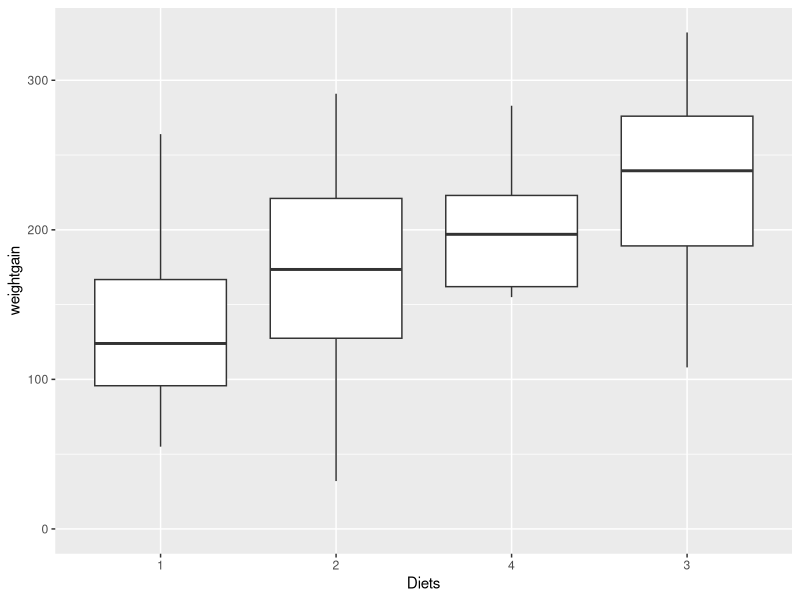
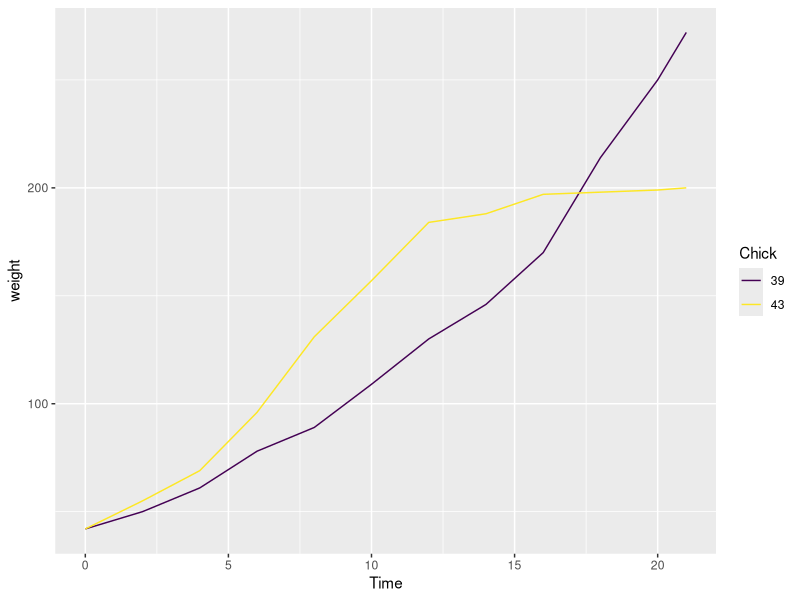
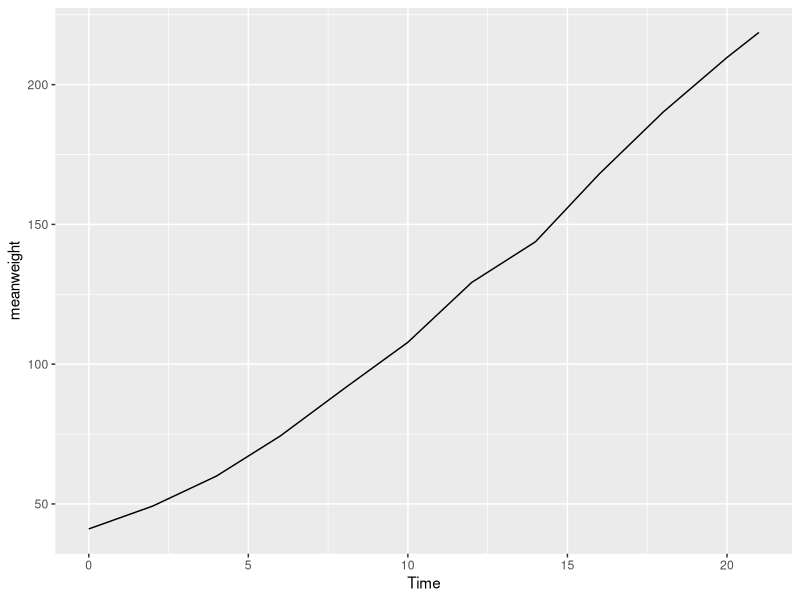
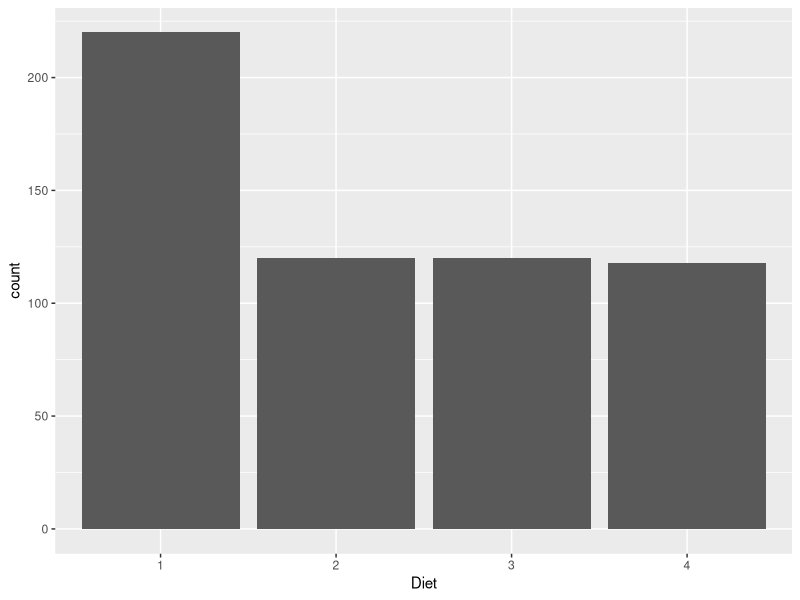
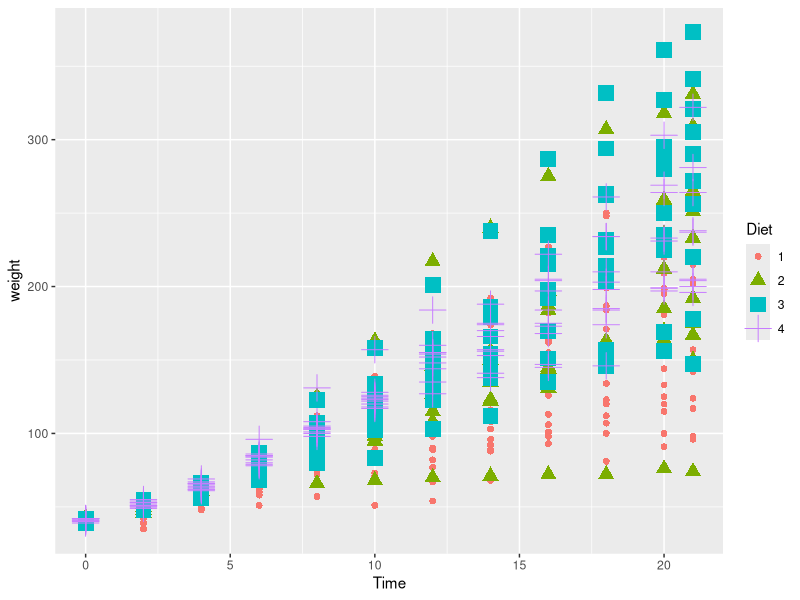

Recreate these plots in R, in order.
## ---- chunk 1
chooseCRANmirror(graphics=FALSE, ind=1)
knitr::opts_chunk$set(echo = TRUE)
## ---- chunk 2
install.packages("dplyr")
library(datasets)
library(dplyr)
## ---- chunk 3
weight0 <- ChickWeight %>%
  group_by(Diet) %>%
  summarise (n = n(), mean = mean(weight), sd = sd(weight)) %>%
  mutate(freq = n / sum(n), mean = mean, std = sd)
weight0
## ---- chunk 4
df <- ChickWeight %>%
  group_by(Chick) %>%
  summarise (n = n())
#df1 <- df[df[,'n'] >= 12,]
df1 <- dplyr::filter(df, n >= 12)
chicks <- df1$Chick
complete <- dplyr::filter(ChickWeight, Chick %in% chicks)
head(complete,3)
## ---- chunk 5
ChickWeight <- ChickWeight %>%
  group_by(Chick) %>%
  mutate(weightgain = weight - weight[Time == 0])
head(ChickWeight,3)
## ---- chunk 6
library("ggplot2")
data1 <- dplyr::filter(ChickWeight, Time == 21)
ggplot(data1, aes(x=reorder(Diet,weightgain,FUN=median), y=weightgain)) + geom_boxplot() + xlab("Diets") + expand_limits(y=0)
## ---- chunk 7
data1
df <- data1[which.max(data1$weightgain),]
df <- bind_rows(df,data1[which.min(data1$weightgain),])
df
## ---- chunk 8
data2 <- dplyr::filter(ChickWeight, Time == 0)
df <- bind_rows(data2[which.max(data2$weight),],data2[which.min(data2$weight),])
chickdata <- filter(ChickWeight, Chick == 39 | Chick == 43)
plot <- ggplot(chickdata, aes(x=Time,y=weight, color=Chick)) + geom_line()
plot
## ---- chunk 9
test <- ChickWeight %>%
  group_by(Time) %>%
  summarise(meanweight = mean(weight))
plot2 <- ggplot(test, aes(x=Time,y=meanweight)) + geom_line()
plot2
## ---- chunk 10
ggplot(ChickWeight, aes(x=Diet)) + geom_histogram(stat="count")
## ---- chunk 11
totalWeightGain <- ChickWeight %>%
  group_by(Diet) %>%
  summarise(totalweightgain = sum(weightgain))
totalWeightGain
## ---- chunk 12
ggplot(ChickWeight, aes(x=Time,y=weight,color=Diet,shape=Diet,size=Diet)) + geom_point()
